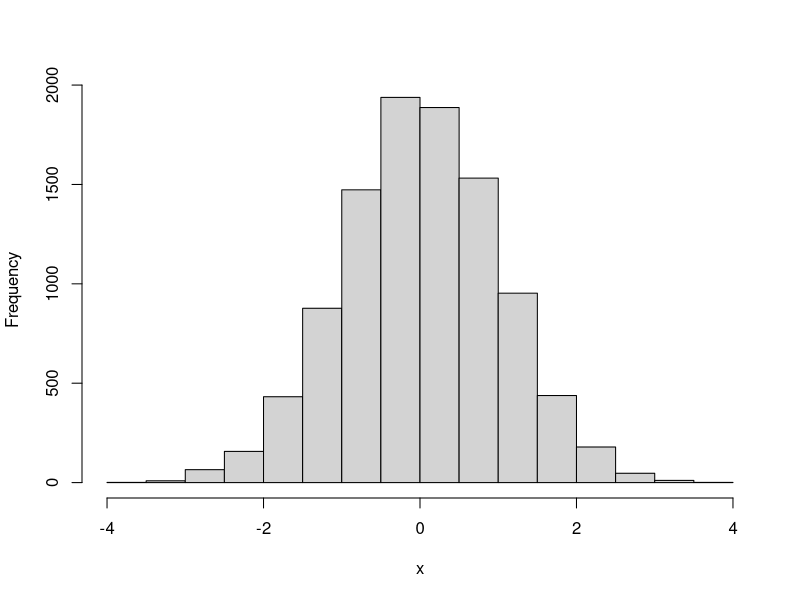

Generate this figure with R:
## ----HistRand10000Z, eval=2, results='hide', include=FALSE---------------
x11() 
hist(rnorm(10000), xlab="x", main="") 
savePlot(".\\figures\\HistRandValsStandNorm.eps", type = "eps") 
dev.off() 

## ----CreateX-------------------------------------------------------------
x=1:20 
x 

## ----CreateSinkFile, eval=-3, results='hide'-----------------------------
sink(".\\other\\JustPrintX.txt") 
x 
sink() 

## ----CreateSink2, eval=-3------------------------------------------------
sink(".\\other\\JustPrintX2.txt") 
print(x) 
sink() 

## ----CreateSink3, eval=-3------------------------------------------------
sink(".\\other\\JustPrintX3.txt") 
cat(x) 
sink() 

## ----CreateSinkFile4-----------------------------------------------------
cat(x, file=".\\other\\JustCatX.txt") 

